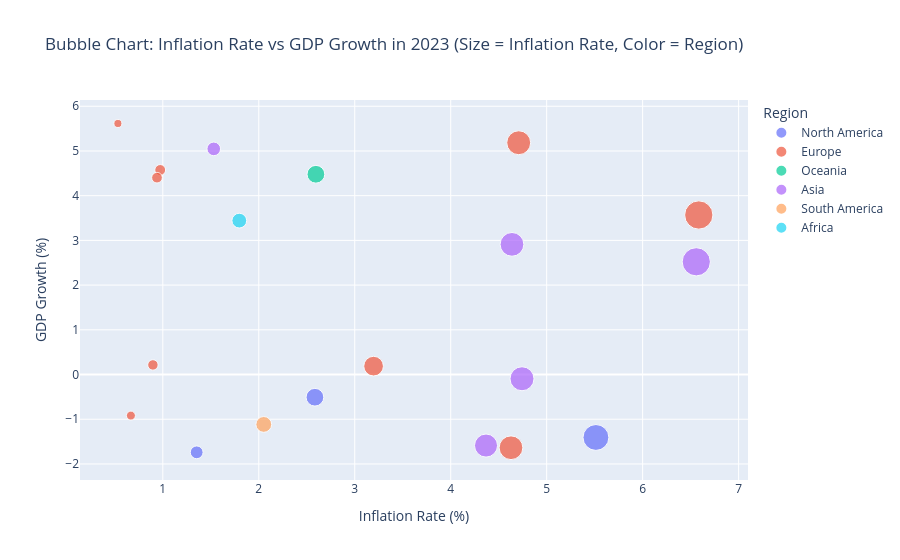

The notebook cell this image was saved under:
### Code cell
fig = px.scatter(
    df_2023,
    x='Inflation Rate (%)',
    y='GDP Growth (%)',
    size='Inflation Rate (%)',
    color='Region',
    hover_data=['Country', 'Code'],
    title='Bubble Chart: Inflation Rate vs GDP Growth in 2023 (Size = Inflation Rate, Color = Region)',
    color_continuous_scale='Viridis',  # Set your preferred color scale
    range_color=[0, 50]
)
plt.savefig('Raven_Shaw_FinalProject_IG_2023.jpg')
fig.show()

### Figure 1 — Plotly figure (JSON) as saved in the notebook; plotly's stock layout.template omitted (floating-point values rounded to 4 significant figures)
{"data": [{"customdata": [["USA", "USA"], ["Canada", "CAN"], ["Mexico", "MEX"]], "hovertemplate": "Region=North America<br>Inflation Rate (%)=%{marker.size}<br>GDP Growth (%)=%{y}<br>Country=%{customdata[0]}<br>Code=%{customdata[1]}<extra></extra>", "legendgroup": "North America", "marker": {"color": "#636efa", "size": [5.513, 2.585, 1.353], "sizemode": "area", "sizeref": 0.01646, "symbol": "circle"}, "mode": "markers", "name": "North America", "orientation": "v", "showlegend": true, "type": "scatter", "x": [5.513, 2.585, 1.353], "xaxis": "x", "y": [-1.408, -0.5079, -1.74], "yaxis": "y"}, {"customdata": [["UK", "GBR"], ["Germany", "DEU"], ["France", "FRA"], ["Italy", "ITA"], ["Spain", "ESP"], ["Russia", "RUS"], ["Netherlands", "NLD"], ["Sweden", "SWE"], ["Switzerland", "CHE"]], "hovertemplate": "Region=Europe<br>Inflation Rate (%)=%{marker.size}<br>GDP Growth (%)=%{y}<br>Country=%{customdata[0]}<br>Code=%{customdata[1]}<extra></extra>", "legendgroup": "Europe", "marker": {"color": "#EF553B", "size": [6.585, 4.628, 0.973, 3.196, 0.897, 0.5321, 4.709, 0.9395, 0.6678], "sizemode": "area", "sizeref": 0.01646, "symbol": "circle"}, "mode": "markers", "name": "Europe", "orientation": "v", "showlegend": true, "type": "scatter", "x": [6.585, 4.628, 0.973, 3.196, 0.897, 0.5321, 4.709, 0.9395, 0.6678], "xaxis": "x", "y": [3.568, -1.638, 4.575, 0.1873, 0.215, 5.614, 5.184, 4.403, -0.9187], "yaxis": "y"}, {"customdata": [["Australia", "AUS"]], "hovertemplate": "Region=Oceania<br>Inflation Rate (%)=%{marker.size}<br>GDP Growth (%)=%{y}<br>Country=%{customdata[0]}<br>Code=%{customdata[1]}<extra></extra>", "legendgroup": "Oceania", "marker": {"color": "#00cc96", "size": [2.595], "sizemode": "area", "sizeref": 0.01646, "symbol": "circle"}, "mode": "markers", "name": "Oceania", "orientation": "v", "showlegend": true, "type": "scatter", "x": [2.595], "xaxis": "x", "y": [4.479], "yaxis": "y"}, {"customdata": [["India", "IND"], ["China", "CHN"], ["Japan", "JPN"], ["South Korea", "PRK"], ["UAE", "ARE"]], "hovertemplate": "Region=Asia<br>Inflation Rate (%)=%{marker.size}<br>GDP Growth (%)=%{y}<br>Country=%{customdata[0]}<br>Code=%{customdata[1]}<extra></extra>", "legendgroup": "Asia", "marker": {"color": "#ab63fa", "size": [6.559, 4.743, 4.368, 1.531, 4.638], "sizemode": "area", "sizeref": 0.01646, "symbol": "circle"}, "mode": "markers", "name": "Asia", "orientation": "v", "showlegend": true, "type": "scatter", "x": [6.559, 4.743, 4.368, 1.531, 4.638], "xaxis": "x", "y": [2.521, -0.09454, -1.589, 5.047, 2.911], "yaxis": "y"}, {"customdata": [["Brazil", "BRA"]], "hovertemplate": "Region=South America<br>Inflation Rate (%)=%{marker.size}<br>GDP Growth (%)=%{y}<br>Country=%{customdata[0]}<br>Code=%{customdata[1]}<extra></extra>", "legendgroup": "South America", "marker": {"color": "#FFA15A", "size": [2.052], "sizemode": "area", "sizeref": 0.01646, "symbol": "circle"}, "mode": "markers", "name": "South America", "orientation": "v", "showlegend": true, "type": "scatter", "x": [2.052], "xaxis": "x", "y": [-1.116], "yaxis": "y"}, {"customdata": [["South Africa", "ZAF"]], "hovertemplate": "Region=Africa<br>Inflation Rate (%)=%{marker.size}<br>GDP Growth (%)=%{y}<br>Country=%{customdata[0]}<br>Code=%{customdata[1]}<extra></extra>", "legendgroup": "Africa", "marker": {"color": "#19d3f3", "size": [1.797], "sizemode": "area", "sizeref": 0.01646, "symbol": "circle"}, "mode": "markers", "name": "Africa", "orientation": "v", "showlegend": true, "type": "scatter", "x": [1.797], "xaxis": "x", "y": [3.442], "yaxis": "y"}], "layout": {"autosize": true, "legend": {"itemsizing": "constant", "title": {"text": "Region"}, "tracegroupgap": 0}, "title": {"text": "Bubble Chart: Inflation Rate vs GDP Growth in 2023 (Size = Inflation Rate, Color = Region)"}, "xaxis": {"anchor": "y", "autorange": true, "domain": [0, 1], "range": [0.1507, 7.057], "title": {"text": "Inflation Rate (%)"}, "type": "linear"}, "yaxis": {"anchor": "x", "autorange": true, "domain": [0, 1], "range": [-2.759, 6.312], "title": {"text": "GDP Growth (%)"}, "type": "linear"}}}
